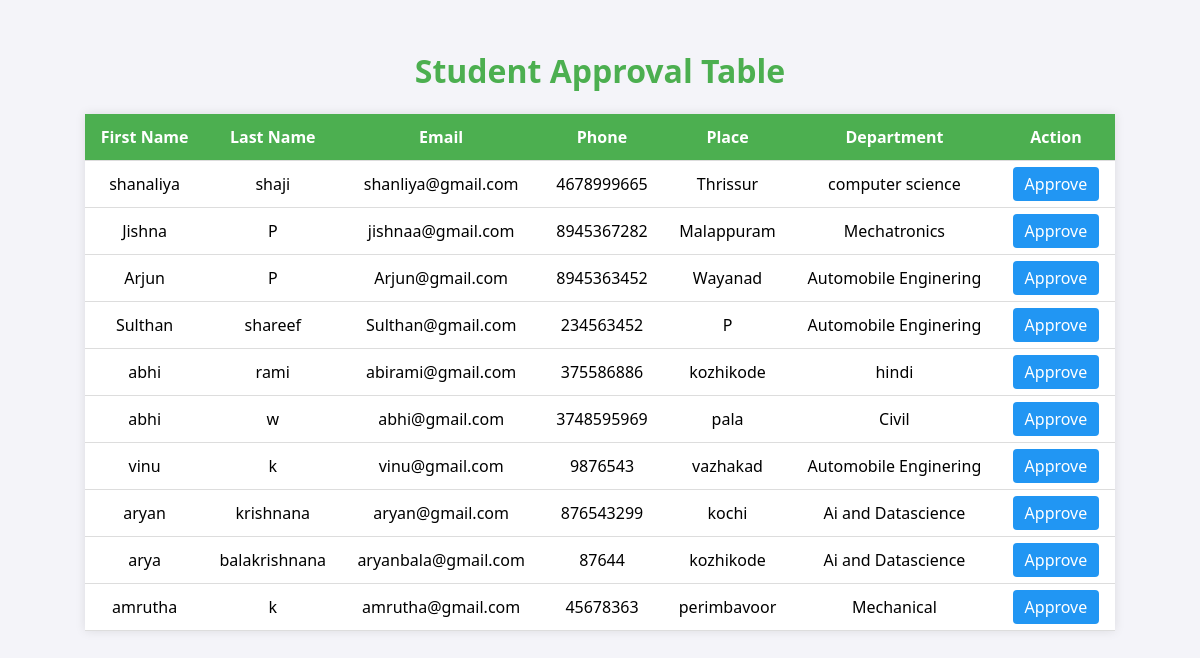
Screenshot of /viewstudents/ (signed in) with the database file from the repository.
### collegeapp/models.py (models this page shows)
class Student(models.Model):
    dep_id = models.ForeignKey(Department,on_delete=models.CASCADE)
    stud_id = models.ForeignKey('User',on_delete=models.CASCADE)
    Phone = models.BigIntegerField()
    place = models.CharField(max_length=100)

class User(AbstractUser):
    Usertype = models.CharField(max_length=50)

class Department(models.Model):
    Dep_Name = models.CharField(max_length=100)

### collegeapp/views.py (the view)
# urls.py: path('viewstudents/',views.viewstudents,name='viewstudents'),
@never_cache
@login_required
def viewstudents(request):
    x = Student.objects.all()
    return render(request,'viewstudent.html',{'data':x})

### collegeapp/templates/viewstudent.html (shortened to what this page needs)
<!DOCTYPE html>
<html lang="en">
<head>
</head>
<body>
    <h1>Student Approval Table</h1>
    <table>
        <tr>
            <th>First Name</th>
            <th>Last Name</th>
            <th>Email</th>
            <th>Phone</th>
            <th>Place</th>
            <th>Department</th>
            <th>Action</th>
        </tr>
        {% for i in data %}
        <tr>
            <td>{{ i.stud_id.first_name }}</td>
            <td>{{ i.stud_id.last_name }}</td>
            <td>{{ i.stud_id.email }}</td>
            <td>{{ i.Phone }}</td>
            <td>{{ i.place }}</td>
            <td>{{ i.dep_id.Dep_Name }}</td>
            <td>
                <a href="{% url 'admin_approve_student' i.id %}">Approve</a>
            </td>
        </tr>
        {% endfor %}
    </table>
</body>
</html>

### collegeapp/templates/viewstudent.html (style rules this page uses)
body { font-family: 'Segoe UI', Tahoma, Geneva, Verdana, sans-serif; background: #f4f4f9; padding: 20px; }
h1 { text-align: center; color: #4CAF50; }
table { width: 90%; margin: 0 auto; border-collapse: collapse; background-color: #fff; box-shadow: 0 0 10px rgba(0,0,0,0.1); }
th, td { padding: 12px 15px; text-align: center; border-bottom: 1px solid #ddd; }
th { background-color: #4CAF50; color: white; }
a { padding: 6px 12px; background-color: #2196F3; color: white; text-decoration: none; border-radius: 4px; }

### rows the page displays
Student: stud_id.first_name "shanaliya", stud_id.last_name "shaji", stud_id.email "shanliya@gmail.com", Phone "4678999665", place "Thrissur", dep_id.Dep_Name "computer science"
Student: stud_id.first_name "Jishna", stud_id.last_name "P", stud_id.email "jishnaa@gmail.com", Phone "8945367282", place "Malappuram", dep_id.Dep_Name "Mechatronics"
Student: stud_id.first_name "Arjun", stud_id.last_name "P", stud_id.email "Arjun@gmail.com", Phone "8945363452", place "Wayanad", dep_id.Dep_Name "Automobile Enginering"
Student: stud_id.first_name "Sulthan", stud_id.last_name "shareef", stud_id.email "Sulthan@gmail.com", Phone "234563452", place "P", dep_id.Dep_Name "Automobile Enginering"
Student: stud_id.first_name "abhi", stud_id.last_name "rami", stud_id.email "abirami@gmail.com", Phone "375586886", place "kozhikode", dep_id.Dep_Name "hindi"
Student: stud_id.first_name "abhi", stud_id.last_name "w", stud_id.email "abhi@gmail.com", Phone "3748595969", place "pala", dep_id.Dep_Name "Civil"
Student: stud_id.first_name "vinu", stud_id.last_name "k", stud_id.email "vinu@gmail.com", Phone "9876543", place "vazhakad", dep_id.Dep_Name "Automobile Enginering"
Student: stud_id.first_name "aryan", stud_id.last_name "krishnana", stud_id.email "aryan@gmail.com", Phone "876543299", place "kochi", dep_id.Dep_Name "Ai and Datascience"
Student: stud_id.first_name "arya", stud_id.last_name "balakrishnana", stud_id.email "aryanbala@gmail.com", Phone "87644", place "kozhikode", dep_id.Dep_Name "Ai and Datascience"
Student: stud_id.first_name "amrutha", stud_id.last_name "k", stud_id.email "amrutha@gmail.com", Phone "45678363", place "perimbavoor", dep_id.Dep_Name "Mechanical"
